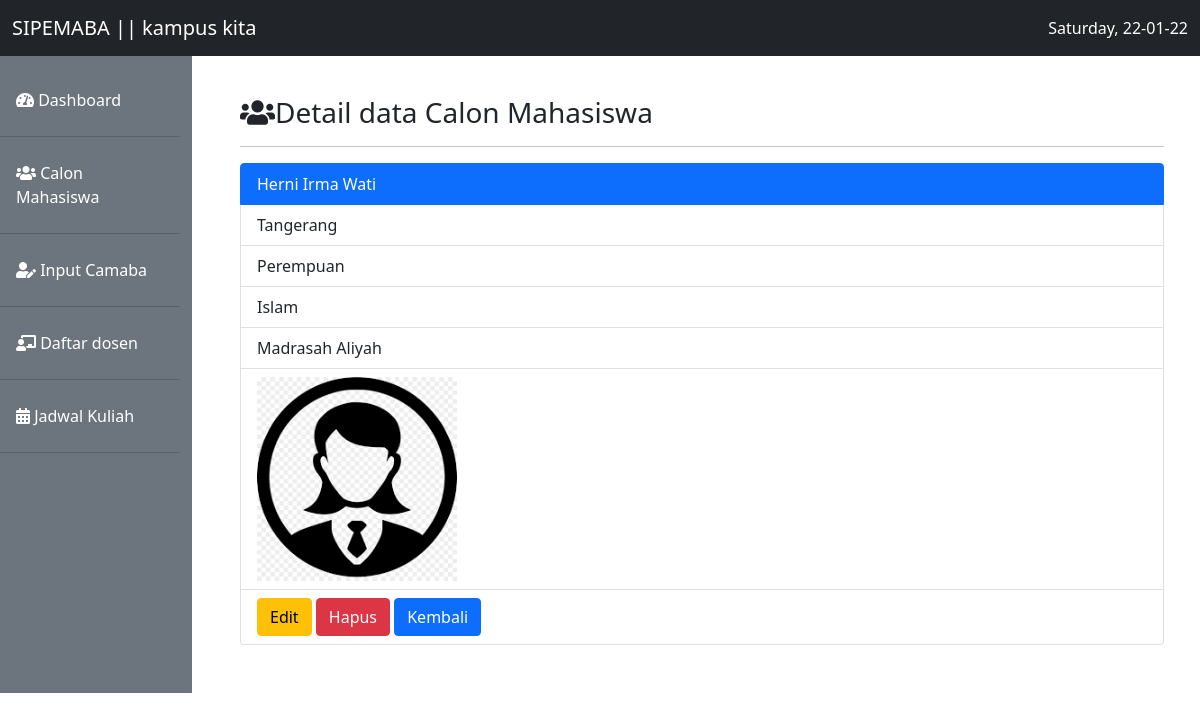
Screenshot of /detail.php?id=1 with the database file from the repository.
### tables this page shows
CREATE TABLE `calon_mhs` (
  `id` int(11) NOT NULL,
  `nama` varchar(40) NOT NULL,
  `alamat` varchar(255) NOT NULL,
  `jenis_kelamin` varchar(9) NOT NULL,
  `agama` varchar(9) NOT NULL,
  `sekolah_asal` varchar(20) NOT NULL,
  `foto_maba` varchar(30) NOT NULL
);

### function.php (called while the page is built, shortened)
<?php
    $conn = mysqli_connect('localhost','root','','wpsmt5');
    function query($query)
    {
        global $conn;
        $result = mysqli_query($conn,$query);
        if(mysqli_num_rows($result) ==1 ){
            return mysqli_fetch_assoc($result);
        }
        $rows = [];
        return $rows;
    }
?>

### detail.php (the view, shortened to what this page needs)
<?php
require 'function.php';
$id = $_GET['id'];
$camaba = query("SELECT * FROM calon_mhs WHERE id = $id");
?>
<!doctype html>
<html lang="en">
  <head>
    <link href="tema/bootstrap/css/bootstrap.min.css" rel="stylesheet">
    <link rel = "stylesheet" href="tema/fontawesome/css/all.min.css">
  </head>
  <body>
    <nav class="navbar navbar-expand-lg navbar-light bg-light bg-dark fixed-top">
    <div class="container-fluid">
        <a class="navbar-brand text-white" href="#">SIPEMABA || kampus kita</a>
        <div class="collapse navbar-collapse" id="navbarSupportedContent">
        <div class ="text-white">
            <?php echo date('l, d-m-y');
            ?>
        </div>
        </div>
    </div>
    </nav>
    <div class="row mt-5">
        <div class="col-md-2 mt-2 pr-3 pt-4 bg-secondary">
        <ul class="nav flex-column">
        <li class="nav-item">
            <a class="nav-link text-white" aria-current="page" href="#"><i class="fas fa-tachometer-alt"></i> Dashboard</a><hr class="bg-dark">
        </li>
        <li class="nav-item">
            <a class="nav-link text-white" href="index.php"><i class="fas fa-users"></i> Calon Mahasiswa</a><hr class="bg-dark">
        </li>
        <li class="nav-item">
            <a class="nav-link text-white" href="inputdata.php"><i class="fas fa-user-edit"></i> Input Camaba </a><hr class="bg-dark">
        </li>
        <li class="nav-item">
            <a class="nav-link text-white" href="#"><i class="fas fa-chalkboard-teacher"></i> Daftar dosen</a><hr class="bg-dark">
        </li>
        <li class="nav-item">
            <a class="nav-link text-white" href="#"><i class="fas fa-calendar-alt"></i> Jadwal Kuliah</a><hr class="bg-dark">
        </li>
        </ul>
        </div>
        <div class="col-md-10 p-5 pt-5">
        <h3><i class="fas fa-users"></i>Detail data Calon Mahasiswa</h3>
        <hr>
        <ul class="list-group">
            <li class="list-group-item active" ><?= $camaba['nama']; ?></li>
            <li class="list-group-item"><?= $camaba['alamat']; ?></li>
            <li class="list-group-item"><?= $camaba['jenis_kelamin']; ?></li>
            <li class="list-group-item"><?= $camaba['agama']; ?></li>
            <li class="list-group-item"><?= $camaba['sekolah_asal']; ?></li>
            <li class="list-group-item"><img src="image/<?= $camaba['foto_maba']; ?>" width="200px"></li>
            <li class="list-group-item">
                <a href="edit.php?id=<?= $cmb['id']; ?>" class="btn btn-warning" role="button">Edit</a>
                <a href="hapus.php?id=<?= $cmb['id']; ?>" class="btn btn-danger" role="button">Hapus</a>
                <a href="index.php" class="btn btn-primary" role="button">Kembali</a></li>
        </ul>
        </div>
    </div>
  </body>
</html>

### rows the page displays
calon_mhs: nama "Herni Irma Wati", alamat "Tangerang", jenis_kelamin "Perempuan", agama "Islam", sekolah_asal "Madrasah Aliyah", foto_maba (picture)
